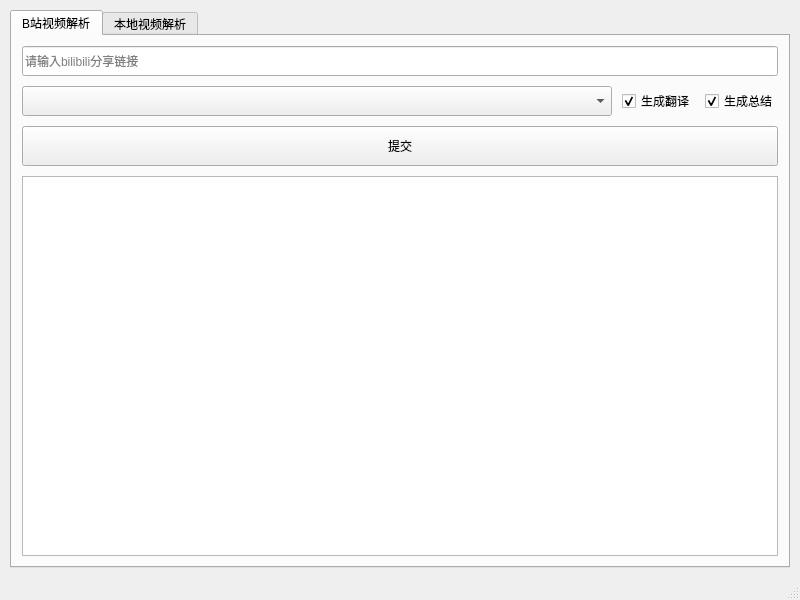
<?xml version="1.0" encoding="UTF-8"?>
<ui version="4.0">
 <class>bilibili</class>
 <widget class="QMainWindow" name="bilibili">
  <property name="geometry">
   <rect>
    <x>0</x>
    <y>0</y>
    <width>800</width>
    <height>600</height>
   </rect>
  </property>
  <property name="minimumSize">
   <size>
    <width>800</width>
    <height>600</height>
   </size>
  </property>
  <property name="windowTitle">
   <string>AI音视频转文本处理工具</string>
  </property>
  <widget class="QWidget" name="centralwidget">
   <layout class="QVBoxLayout" name="verticalLayout_main">
    <property name="spacing">
     <number>10</number>
    </property>
    <property name="leftMargin">
     <number>10</number>
    </property>
    <property name="topMargin">
     <number>10</number>
    </property>
    <property name="rightMargin">
     <number>10</number>
    </property>
    <property name="bottomMargin">
     <number>10</number>
    </property>
    <item>
     <widget class="QTabWidget" name="tabWidget">
      <property name="sizePolicy">
       <sizepolicy hsizetype="Expanding" vsizetype="Expanding">
        <horstretch>0</horstretch>
        <verstretch>0</verstretch>
       </sizepolicy>
      </property>
      <widget class="QWidget" name="tab">
       <attribute name="title">
        <string>B站视频解析</string>
       </attribute>
       <layout class="QVBoxLayout" name="verticalLayout_tab1">
        <property name="spacing">
         <number>10</number>
        </property>
        <property name="leftMargin">
         <number>10</number>
        </property>
        <property name="topMargin">
         <number>10</number>
        </property>
        <property name="rightMargin">
         <number>10</number>
        </property>
        <property name="bottomMargin">
         <number>10</number>
        </property>
        <item>
         <widget class="QLineEdit" name="lineEdit_url">
          <property name="minimumSize">
           <size>
            <width>0</width>
            <height>30</height>
           </size>
          </property>
          <property name="sizePolicy">
           <sizepolicy hsizetype="Expanding" vsizetype="Fixed">
            <horstretch>0</horstretch>
            <verstretch>0</verstretch>
           </sizepolicy>
          </property>
          <property name="placeholderText">
           <string>请输入bilibili分享链接</string>
          </property>
         </widget>
        </item>
        <item>
         <layout class="QHBoxLayout" name="horizontalLayout_5">
          <item>
           <widget class="QComboBox" name="comboBox_target_language">
            <property name="sizePolicy">
             <sizepolicy hsizetype="Expanding" vsizetype="Fixed">
              <horstretch>0</horstretch>
              <verstretch>0</verstretch>
             </sizepolicy>
            </property>
            <property name="minimumSize">
             <size>
              <width>0</width>
              <height>30</height>
             </size>
            </property>
            <property name="placeholderText">
             <string>选择你的语言</string>
            </property>
            <item>
             <property name="text">
              <string>中文 (zh)</string>
             </property>
            </item>
            <item>
             <property name="text">
              <string>英文(en)</string>
             </property>
            </item>
            <item>
             <property name="text">
              <string>日文 (ja)</string>
             </property>
            </item>
            <item>
             <property name="text">
              <string>韩文 (ko)</string>
             </property>
            </item>
            <item>
             <property name="text">
              <string>法文 (fr)</string>
             </property>
            </item>
            <item>
             <property name="text">
              <string>西班牙文 (es)</string>
             </property>
            </item>
           </widget>
          </item>
          <item>
           <widget class="QCheckBox" name="checkBox_translate">
            <property name="text">
             <string>生成翻译</string>
            </property>
            <property name="checked">
             <bool>true</bool>
            </property>
           </widget>
          </item>
          <item>
           <widget class="QCheckBox" name="checkBox_summary">
            <property name="text">
             <string>生成总结</string>
            </property>
            <property name="checked">
             <bool>true</bool>
            </property>
           </widget>
          </item>
         </layout>
        </item>
        <item>
         <widget class="QPushButton" name="pushButton_submit">
          <property name="minimumSize">
           <size>
            <width>0</width>
            <height>40</height>
           </size>
          </property>
          <property name="sizePolicy">
           <sizepolicy hsizetype="Expanding" vsizetype="Fixed">
            <horstretch>0</horstretch>
            <verstretch>0</verstretch>
           </sizepolicy>
          </property>
          <property name="text">
           <string>提交</string>
          </property>
         </widget>
        </item>
        <item>
         <widget class="QTextEdit" name="textEdit_log">
          <property name="sizePolicy">
           <sizepolicy hsizetype="Expanding" vsizetype="Expanding">
            <horstretch>0</horstretch>
            <verstretch>0</verstretch>
           </sizepolicy>
          </property>
          <property name="minimumSize">
           <size>
            <width>0</width>
            <height>200</height>
           </size>
          </property>
         </widget>
        </item>
       </layout>
      </widget>
      <widget class="QWidget" name="tab_2">
       <attribute name="title">
        <string>本地视频解析</string>
       </attribute>
       <layout class="QVBoxLayout" name="verticalLayout_tab2">
        <property name="spacing">
         <number>10</number>
        </property>
        <property name="leftMargin">
         <number>10</number>
        </property>
        <property name="topMargin">
         <number>10</number>
        </property>
        <property name="rightMargin">
         <number>10</number>
        </property>
        <property name="bottomMargin">
         <number>10</number>
        </property>
        <item>
         <widget class="QPushButton" name="select">
          <property name="minimumSize">
           <size>
            <width>0</width>
            <height>40</height>
           </size>
          </property>
          <property name="sizePolicy">
           <sizepolicy hsizetype="Expanding" vsizetype="Fixed">
            <horstretch>0</horstretch>
            <verstretch>0</verstretch>
           </sizepolicy>
          </property>
          <property name="text">
           <string>选择本地视频</string>
          </property>
         </widget>
        </item>
        <item>
         <layout class="QHBoxLayout" name="horizontalLayout_3">
          <item>
           <widget class="QComboBox" name="comboBox_target_language_2">
            <property name="sizePolicy">
             <sizepolicy hsizetype="Expanding" vsizetype="Fixed">
              <horstretch>0</horstretch>
              <verstretch>0</verstretch>
             </sizepolicy>
            </property>
            <property name="minimumSize">
             <size>
              <width>0</width>
              <height>30</height>
             </size>
            </property>
            <property name="placeholderText">
             <string>选择你的语言</string>
            </property>
            <item>
             <property name="text">
              <string>中文 (zh)</string>
             </property>
            </item>
            <item>
             <property name="text">
              <string>英文(en)</string>
             </property>
            </item>
            <item>
             <property name="text">
              <string>日文 (ja)</string>
             </property>
            </item>
            <item>
             <property name="text">
              <string>韩文 (ko)</string>
             </property>
            </item>
            <item>
             <property name="text">
              <string>法文 (fr)</string>
             </property>
            </item>
            <item>
             <property name="text">
              <string>西班牙文 (es)</string>
             </property>
            </item>
           </widget>
          </item>
          <item>
           <widget class="QCheckBox" name="checkBox_translate_2">
            <property name="text">
             <string>生成翻译</string>
            </property>
            <property name="checked">
             <bool>true</bool>
            </property>
           </widget>
          </item>
          <item>
           <widget class="QCheckBox" name="checkBox_summary_2">
            <property name="text">
             <string>生成总结</string>
            </property>
            <property name="checked">
             <bool>true</bool>
            </property>
           </widget>
          </item>
         </layout>
        </item>
        <item>
         <widget class="QPushButton" name="submit2">
          <property name="minimumSize">
           <size>
            <width>0</width>
            <height>40</height>
           </size>
          </property>
          <property name="sizePolicy">
           <sizepolicy hsizetype="Expanding" vsizetype="Fixed">
            <horstretch>0</horstretch>
            <verstretch>0</verstretch>
           </sizepolicy>
          </property>
          <property name="text">
           <string>提交</string>
          </property>
         </widget>
        </item>
        <item>
         <widget class="QTextEdit" name="textEdit_log_2">
          <property name="sizePolicy">
           <sizepolicy hsizetype="Expanding" vsizetype="Expanding">
            <horstretch>0</horstretch>
            <verstretch>0</verstretch>
           </sizepolicy>
          </property>
          <property name="minimumSize">
           <size>
            <width>0</width>
            <height>200</height>
           </size>
          </property>
         </widget>
        </item>
       </layout>
      </widget>
     </widget>
    </item>
   </layout>
  </widget>
  <widget class="QStatusBar" name="statusbar">
   <property name="sizeGripEnabled">
    <bool>true</bool>
   </property>
  </widget>
 </widget>
 <resources/>
 <connections/>
</ui>
